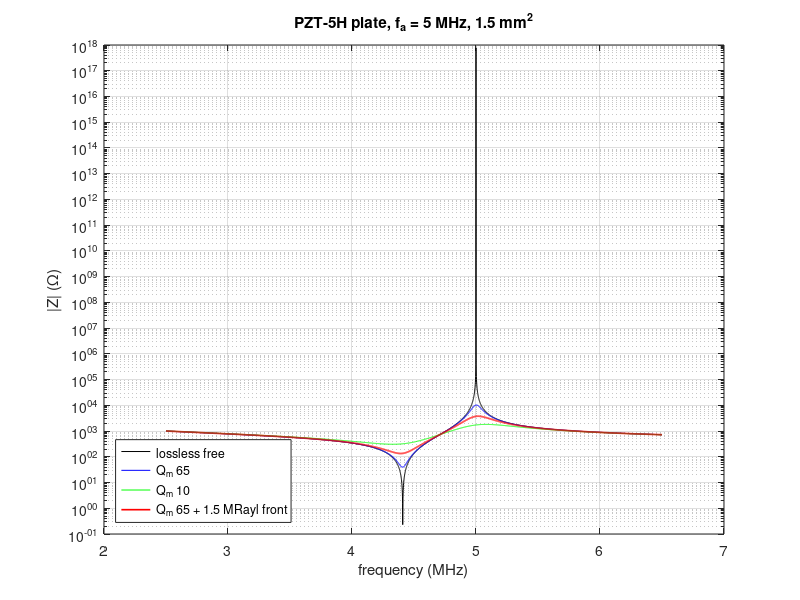
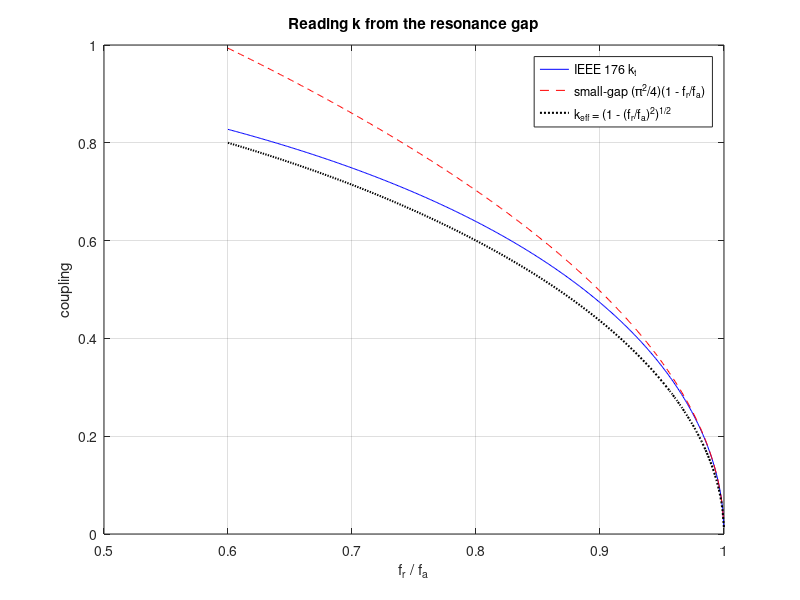

Write MATLAB code to recreate these figures, in order.
%% m16_impedance_kt.m  Plate impedance, fr/fa, and the IEEE Std 176 kt extraction
% Purpose : (1) tabulate fr/fa versus kt from the free-plate resonance condition kt^2 = x cot x,
%           x = (pi/2) fr/fa, and compare the IEEE 176 formula, the small-gap approximation and the
%           lumped keff; (2) "measure" fr and fa on simulated |Z| curves (KLM model) and show how loss
%           and acoustic loading bias the extracted kt.
% Change  : kt list, Qm, tan delta, front/back loads.
% Expected: IEEE 176 returns kt exactly on a lossless free plate (fr/fa = 0.9959, 0.9621, 0.8870,
%           0.7487 for kt = 0.1, 0.3, 0.5, 0.7); the small-gap form is ~6 % high at 0.5; loading biases it.
clear; close all; rng(1);

e0   = 8.854187817e-12;
mm   = @(M,N) [M(:,1).*N(:,1)+M(:,2).*N(:,3), M(:,1).*N(:,2)+M(:,2).*N(:,4), ...
               M(:,3).*N(:,1)+M(:,4).*N(:,3), M(:,3).*N(:,2)+M(:,4).*N(:,4)];
ser  = @(Z) [ones(size(Z)), Z, zeros(size(Z)), ones(size(Z))];
shu  = @(Y) [ones(size(Y)), zeros(size(Y)), Y, ones(size(Y))];
xfm  = @(p) [p, zeros(size(p)), zeros(size(p)), 1./p];
tl   = @(Z,th) [cos(th), 1i*Z.*sin(th), 1i*sin(th)./Z, cos(th)];
zlin = @(Z,th,ZT) Z.*(ZT.*cos(th)+1i*Z.*sin(th))./(Z.*cos(th)+1i*ZT.*sin(th));
zin  = @(M,ZL) (M(:,1).*ZL+M(:,2))./(M(:,3).*ZL+M(:,4));
kof   = @(f,P) 2*pi*f ./ (P.v*sqrt(1+1i/P.Qm));
Z0of  = @(P) P.rho*P.v*sqrt(1+1i/P.Qm)*P.A;
C0of  = @(P) P.er*e0*(1-1i*P.tand)*P.A/P.d;
hof   = @(P) P.kt*sqrt(P.rho*P.v^2*P.er*e0)/(P.er*e0*(1-1i*P.tand));
X1of  = @(f,P) hof(P)^2*sin(kof(f,P)*P.d)./((2*pi*f).^2*Z0of(P));
phiof = @(f,P) 2*hof(P)*sin(kof(f,P)*P.d/2)./(2*pi*f*Z0of(P));
klm   = @(f,P,ZB) mm(mm(mm(mm(ser(1./(1i*2*pi*f*C0of(P))), ser(1i*X1of(f,P))), xfm(phiof(f,P))), ...
        shu(1./zlin(Z0of(P)*ones(size(f)), kof(f,P)*P.d/2, ZB*ones(size(f))))), tl(Z0of(P)*ones(size(f)), kof(f,P)*P.d/2));
kt176 = @(fr,fa) sqrt(pi/2*fr./fa.*tan(pi/2*(fa-fr)./fa));

%% (1) fr/fa from the resonance condition, and three ways back to k
fprintf('   kt    fr/fa    IEEE176   small-gap   keff\n');
ktl = [0.1 0.3 0.5 0.51 0.6 0.7];
rr  = zeros(size(ktl));
for q = 1:numel(ktl)
    a = 1e-6; b = pi/2 - 1e-12;                           % bisection on x cot x = kt^2
    for it = 1:80, c = (a+b)/2; if c/tan(c) > ktl(q)^2, a = c; else b = c; end, end
    rr(q) = 2*((a+b)/2)/pi;
    fprintf('  %.2f  %.4f   %.4f    %.4f     %.4f\n', ktl(q), rr(q), kt176(rr(q),1), sqrt(pi^2/4*(1-rr(q))), sqrt(1-rr(q)^2));
end

%% (2) simulated impedance curves and extraction
fa = 5e6; base = struct('rho',7500,'v',4600,'kt',0.51,'er',1470,'Qm',Inf,'tand',0,'d',4600/(2*fa),'A',1.5e-6);
f  = (2.5e6:1e3:6.5e6)';
cases = {'lossless, free', Inf, 0, 0, 0; 'Qm 65, tan d 0.02', 65, 0.02, 0, 0; 'Qm 10', 10, 0.02, 0, 0; ...
         'Qm 65, front 1.5 MRayl', 65, 0.02, 0, 1.5; 'Qm 65, back 5 MRayl', 65, 0.02, 5, 0};
fprintf('\n case                       f_m (MHz)  f_n (MHz)  kt(|Z|)   f_s     f_p    kt(G,R)\n');
Zc = zeros(numel(f), size(cases,1));
for q = 1:size(cases,1)
    P = base; P.Qm = cases{q,2}; P.tand = cases{q,3};
    Z = zin(klm(f, P, cases{q,4}*1e6*P.A), cases{q,5}*1e6*P.A); Zc(:,q) = Z;
    [~, im] = min(abs(Z)); [~, iM] = max(abs(Z)); [~, iG] = max(real(1./Z)); [~, iR] = max(real(Z));
    if isinf(P.Qm) && P.tand == 0                         % lossless: Re Z = 0, G and R maxima undefined
        fprintf(' %-26s %8.4f  %8.4f   %6.4f      (no loss: G, R undefined)\n', cases{q,1}, f(im)/1e6, f(iM)/1e6, kt176(f(im),f(iM)));
    else
        fprintf(' %-26s %8.4f  %8.4f   %6.4f  %7.4f %7.4f  %6.4f\n', cases{q,1}, f(im)/1e6, f(iM)/1e6, kt176(f(im),f(iM)), f(iG)/1e6, f(iR)/1e6, kt176(f(iG),f(iR)));
    end
end

%% Figures
figure('Name','impedance curves');
semilogy(f/1e6, abs(Zc(:,1)), 'k', f/1e6, abs(Zc(:,2)), 'b', f/1e6, abs(Zc(:,3)), 'g', f/1e6, abs(Zc(:,4)), 'r', 'LineWidth', 1.2); grid on;
xlabel('frequency (MHz)'); ylabel('|Z| (\Omega)'); title('PZT-5H plate, f_a = 5 MHz, 1.5 mm^2');
legend('lossless free', 'Q_m 65', 'Q_m 10', 'Q_m 65 + 1.5 MRayl front', 'Location', 'southwest');
figure('Name','k from fr/fa');
r = linspace(0.6, 0.9999, 400);
plot(r, kt176(r,1), 'b', r, sqrt(pi^2/4*(1-r)), 'r--', r, sqrt(1-r.^2), 'k:', 'LineWidth', 1.5); grid on;
xlabel('f_r / f_a'); ylabel('coupling'); legend('IEEE 176 k_t', 'small-gap (\pi^2/4)(1 - f_r/f_a)', 'k_{eff} = (1 - (f_r/f_a)^2)^{1/2}');
title('Reading k from the resonance gap');
